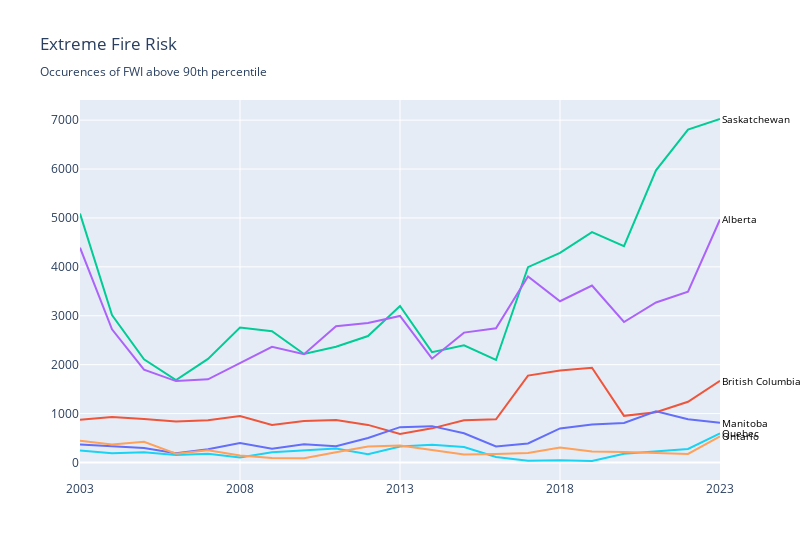

The code cell stored with this chart in its notebook:
### Code cell
# Get a list of all CSV files in the directory that match the name format
csv_files = glob.glob('../../data/UNSEEN/wildfire/cems/preprocessed/canada/ERA5_extreme_fwi_days_*.csv')

# Initialize an empty DataFrame
df = pd.DataFrame()

# Loop through the list of CSV files
for file in csv_files:
    # Extract the state abbreviation from the filename
    province = os.path.basename(file).split('_')[-1].split('.')[0]
    
    # Read the CSV file into a DataFrame
    data = pd.read_csv(file)
    
    # Add a new column to the DataFrame for the state abbreviation
    data['province'] = province
    
    # Select only the 'Year', 'p995_count', and 'state' columns
    data = data[['Year', 'p90_count', 'province']]
    
    # Append the DataFrame to the main DataFrame
    df = pd.concat([df, data], ignore_index=True)

df['rolling_mean'] = df.groupby('province')['p90_count'].rolling(3).mean().reset_index(0, drop=True)
df = df[(df['Year'] >= 2003) & (df['Year'] != 2024)]

# Create a line plot with 'Year' on the x-axis and 'p995_count' on the y-axis

fig = px.line(df, x='Year', y='rolling_mean', color='province', 
    title='Extreme Fire Risk<br><sub>Occurences of FWI above 90th percentile</sub>',
    color_discrete_map=color_dict)

fig.update_yaxes(title_text='')
fig.update_xaxes(title_text='')
fig.update_layout(autosize=False, width=800)
fig.update_layout(showlegend=False)

# Get the 2023 values for each province
values_2023 = df[df['Year'] == 2023].sort_values('rolling_mean', ascending=False)

# Add an annotation for each province next to its 2023 value
for i in range(len(values_2023)):
    fig.add_annotation(
        x=1,  # Adjust this value to move the annotations to the right
        y=values_2023['rolling_mean'].iloc[i],
        text=values_2023['province'].iloc[i],
        showarrow=False,
        font=dict(
            size=10,
            color="black"
        ),
        xref="paper",  # Use the relative coordinates of the plot area
        yref="y",  # Use the data coordinates for the y-axis
        xanchor="left",  # Align the text to the left
        yanchor="middle"  # Align the text to the middle vertically
    )

# Update the x-axis labels
fig.update_xaxes(
    tickvals=list(range(2023, df['Year'].min() - 1, -5)),
    ticktext=[str(year) for year in range(2023, df['Year'].min() - 1, -5)]
)

fig.show()

### Figure 1 — Plotly figure (JSON) as saved in the notebook; plotly's stock layout.template omitted (floating-point values rounded to 4 significant figures)
{"data": [{"hovertemplate": "province=Quebec<br>Year=%{x}<br>rolling_mean=%{y}<extra></extra>", "legendgroup": "Quebec", "line": {"color": "#19D3F3", "dash": "solid"}, "marker": {"symbol": "circle"}, "mode": "lines", "name": "Quebec", "orientation": "v", "showlegend": true, "type": "scatter", "x": [2003, 2004, 2005, 2006, 2007, 2008, 2009, 2010, 2011, 2012, 2013, 2014, 2015, 2016, 2017, 2018, 2019, 2020, 2021, 2022, 2023], "xaxis": "x", "y": [246, 189.3, 208, 154.7, 177.7, 102.7, 210.7, 254.7, 283.7, 170.3, 327.3, 362, 317.3, 111, 34.67, 46, 30.33, 176.3, 221, 275.7, 597], "yaxis": "y"}, {"hovertemplate": "province=British Columbia<br>Year=%{x}<br>rolling_mean=%{y}<extra></extra>", "legendgroup": "British Columbia", "line": {"color": "#EF553B", "dash": "solid"}, "marker": {"symbol": "circle"}, "mode": "lines", "name": "British Columbia", "orientation": "v", "showlegend": true, "type": "scatter", "x": [2003, 2004, 2005, 2006, 2007, 2008, 2009, 2010, 2011, 2012, 2013, 2014, 2015, 2016, 2017, 2018, 2019, 2020, 2021, 2022, 2023], "xaxis": "x", "y": [871.3, 928.3, 890.7, 840, 863, 951.7, 768.3, 850.3, 868.3, 768.7, 584, 697.7, 863.7, 884.3, 1777.0, 1879, 1937, 953.7, 1027.0, 1241.0, 1669], "yaxis": "y"}, {"hovertemplate": "province=Saskatchewan<br>Year=%{x}<br>rolling_mean=%{y}<extra></extra>", "legendgroup": "Saskatchewan", "line": {"color": "#00CC96", "dash": "solid"}, "marker": {"symbol": "circle"}, "mode": "lines", "name": "Saskatchewan", "orientation": "v", "showlegend": true, "type": "scatter", "x": [2003, 2004, 2005, 2006, 2007, 2008, 2009, 2010, 2011, 2012, 2013, 2014, 2015, 2016, 2017, 2018, 2019, 2020, 2021, 2022, 2023], "xaxis": "x", "y": [5090.0, 3013, 2110, 1685.0, 2119, 2761.0, 2684.0, 2219.0, 2368.0, 2586, 3201.0, 2256.0, 2397, 2096.0, 3994.0, 4287.0, 4711, 4422.0, 5975.0, 6806.0, 7023], "yaxis": "y"}, {"hovertemplate": "province=Manitoba<br>Year=%{x}<br>rolling_mean=%{y}<extra></extra>", "legendgroup": "Manitoba", "line": {"color": "#636EFA", "dash": "solid"}, "marker": {"symbol": "circle"}, "mode": "lines", "name": "Manitoba", "orientation": "v", "showlegend": true, "type": "scatter", "x": [2003, 2004, 2005, 2006, 2007, 2008, 2009, 2010, 2011, 2012, 2013, 2014, 2015, 2016, 2017, 2018, 2019, 2020, 2021, 2022, 2023], "xaxis": "x", "y": [368.7, 332.3, 296.3, 191.3, 269, 396, 281, 374.7, 331, 502.3, 722.7, 743, 598, 327, 389.3, 696, 775.7, 808.7, 1048.0, 883, 811.7], "yaxis": "y"}, {"hovertemplate": "province=Alberta<br>Year=%{x}<br>rolling_mean=%{y}<extra></extra>", "legendgroup": "Alberta", "line": {"color": "#AB63FA", "dash": "solid"}, "marker": {"symbol": "circle"}, "mode": "lines", "name": "Alberta", "orientation": "v", "showlegend": true, "type": "scatter", "x": [2003, 2004, 2005, 2006, 2007, 2008, 2009, 2010, 2011, 2012, 2013, 2014, 2015, 2016, 2017, 2018, 2019, 2020, 2021, 2022, 2023], "xaxis": "x", "y": [4391.0, 2722.0, 1897.0, 1664.0, 1701.0, 2032, 2366.0, 2215, 2786, 2852, 2997.0, 2122.0, 2656.0, 2745.0, 3802, 3297, 3618.0, 2873.0, 3272.0, 3491, 4970.0], "yaxis": "y"}, {"hovertemplate": "province=Ontario<br>Year=%{x}<br>rolling_mean=%{y}<extra></extra>", "legendgroup": "Ontario", "line": {"color": "#FFA15A", "dash": "solid"}, "marker": {"symbol": "circle"}, "mode": "lines", "name": "Ontario", "orientation": "v", "showlegend": true, "type": "scatter", "x": [2003, 2004, 2005, 2006, 2007, 2008, 2009, 2010, 2011, 2012, 2013, 2014, 2015, 2016, 2017, 2018, 2019, 2020, 2021, 2022, 2023], "xaxis": "x", "y": [444.3, 369.3, 425, 181, 251.7, 144.3, 92.67, 89, 209.3, 326, 348.7, 253, 161, 174, 193.7, 304, 226.7, 216, 196.7, 175.3, 535.7], "yaxis": "y"}], "layout": {"annotations": [{"font": {"color": "black", "size": 10}, "showarrow": false, "text": "Saskatchewan", "x": 1, "xanchor": "left", "xref": "paper", "y": 7023, "yanchor": "middle", "yref": "y"}, {"font": {"color": "black", "size": 10}, "showarrow": false, "text": "Alberta", "x": 1, "xanchor": "left", "xref": "paper", "y": 4970.0, "yanchor": "middle", "yref": "y"}, {"font": {"color": "black", "size": 10}, "showarrow": false, "text": "British Columbia", "x": 1, "xanchor": "left", "xref": "paper", "y": 1669, "yanchor": "middle", "yref": "y"}, {"font": {"color": "black", "size": 10}, "showarrow": false, "text": "Manitoba", "x": 1, "xanchor": "left", "xref": "paper", "y": 811.7, "yanchor": "middle", "yref": "y"}, {"font": {"color": "black", "size": 10}, "showarrow": false, "text": "Quebec", "x": 1, "xanchor": "left", "xref": "paper", "y": 597, "yanchor": "middle", "yref": "y"}, {"font": {"color": "black", "size": 10}, "showarrow": false, "text": "Ontario", "x": 1, "xanchor": "left", "xref": "paper", "y": 535.7, "yanchor": "middle", "yref": "y"}], "autosize": false, "legend": {"title": {"text": "province"}, "tracegroupgap": 0}, "showlegend": false, "title": {"text": "Extreme Fire Risk<br><sub>Occurences of FWI above 90th percentile</sub>"}, "width": 800, "xaxis": {"anchor": "y", "domain": [0, 1], "ticktext": ["2023", "2018", "2013", "2008", "2003"], "tickvals": [2023, 2018, 2013, 2008, 2003], "title": {"text": ""}}, "yaxis": {"anchor": "x", "domain": [0, 1], "title": {"text": ""}}}}
